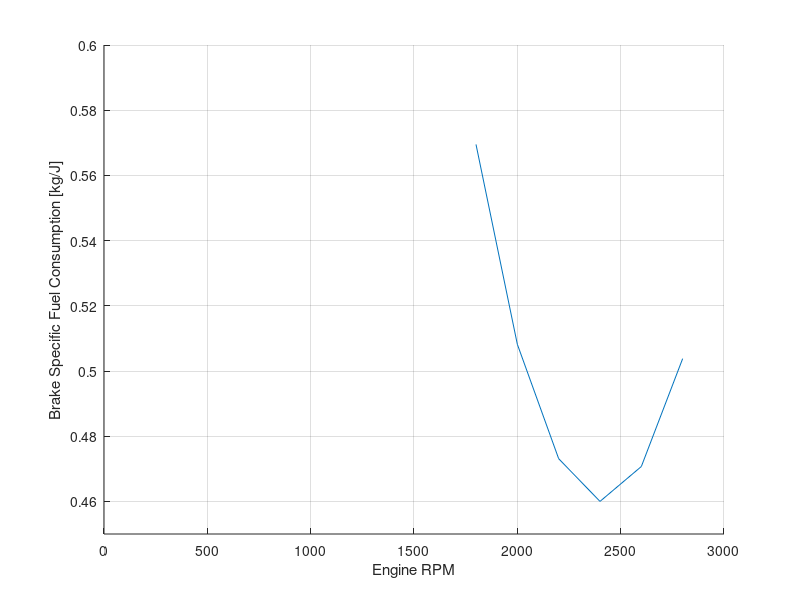

MATLAB code for this plot: (Note: this script raises an error after producing the figure.)
%% Formatting
clc
clear
close all
format shortg

%% Loading MAT Files
load("DA40ENGINE.mat")
load("DA40PF.mat")

figure('Position',[450 450 900 600])
hold on
grid on
xlabel('Engine RPM')
ylabel('Brake Specific Fuel Consumption [kg/J]')
plot(BSFC_LUT(1,:),BSFC_LUT(2,:),LineWidth=2,Color=[0 0 0])
ylim([0.45 0.6])
ax = gca;
ax.FontSize = 16;

figure('Position',[450 450 900 600])
hold on
grid on
xlabel('Fuel-to-Air Ratio')
ylabel('Power Factor')
plot(PowerFactor_LUT(1,:).*20,PowerFactor_LUT(2,:),LineWidth=2,Color=[0 0 0])
xlim([0.4 2.5])
ylim([-0.025 1.025])
ax = gca;
ax.FontSize = 16;